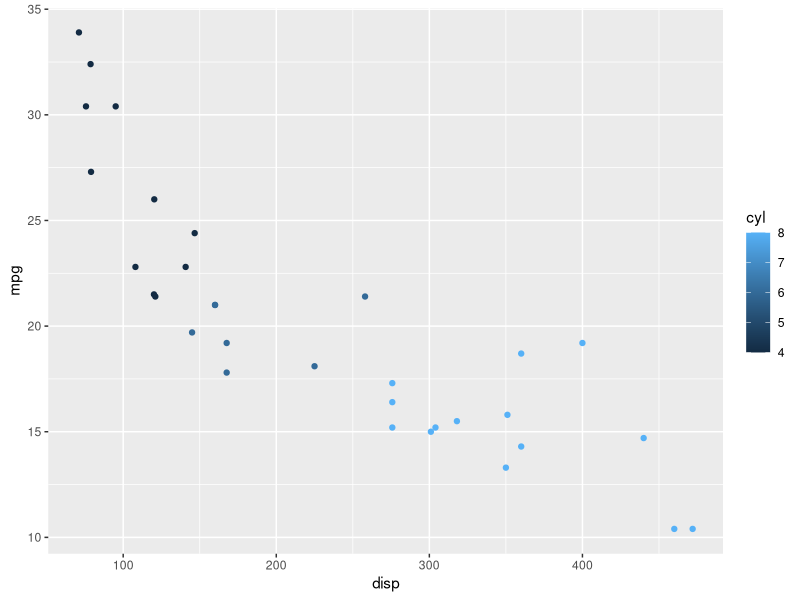
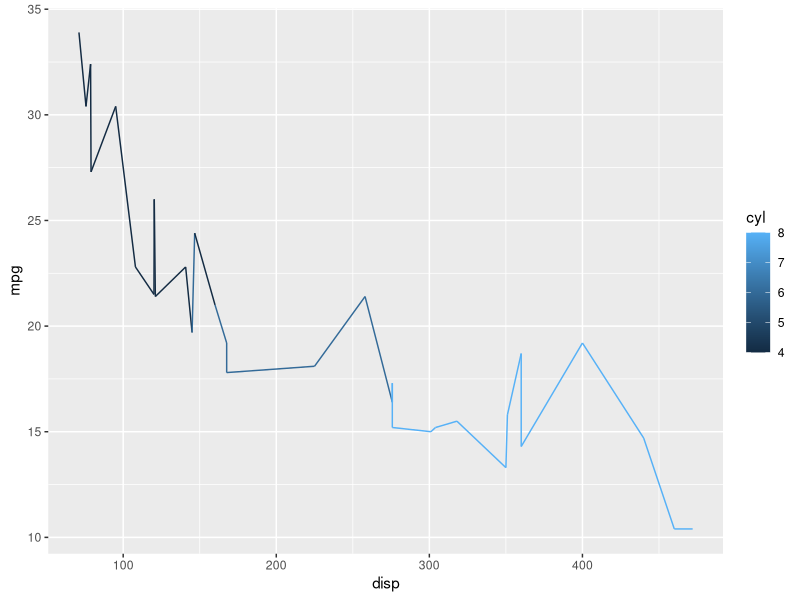
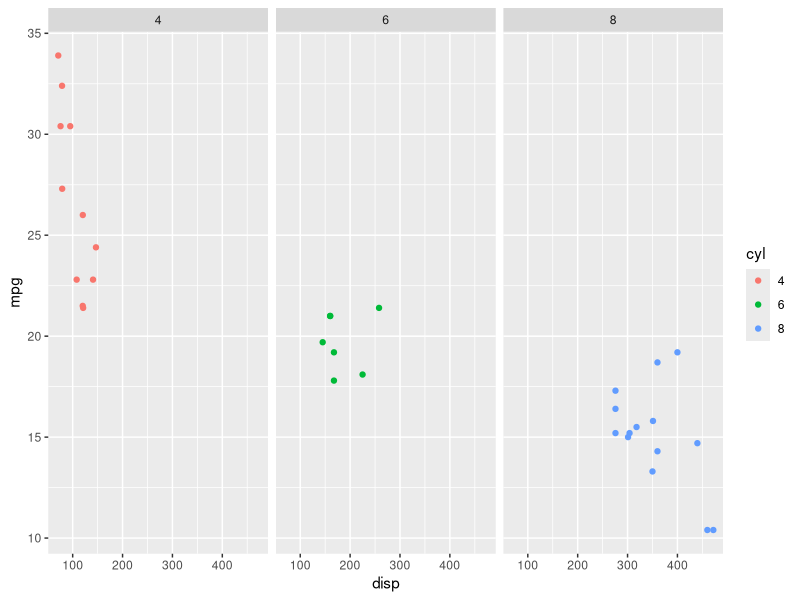
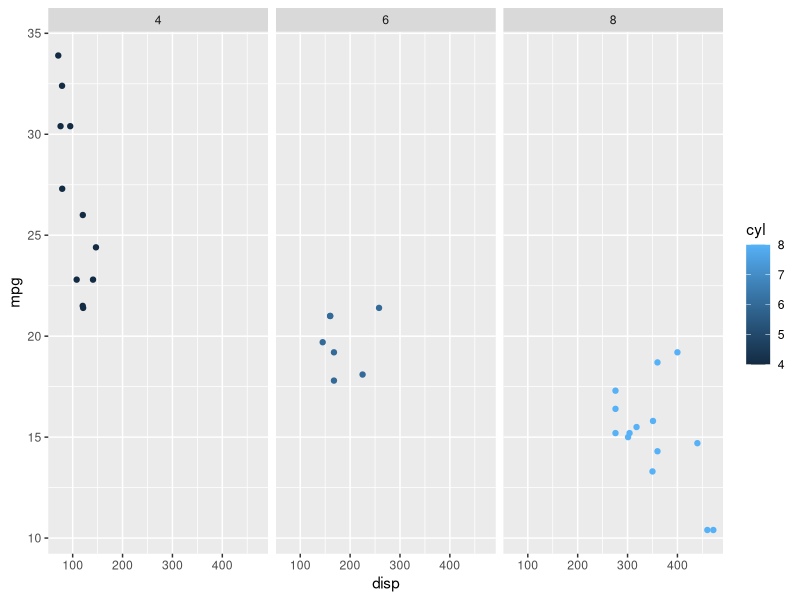
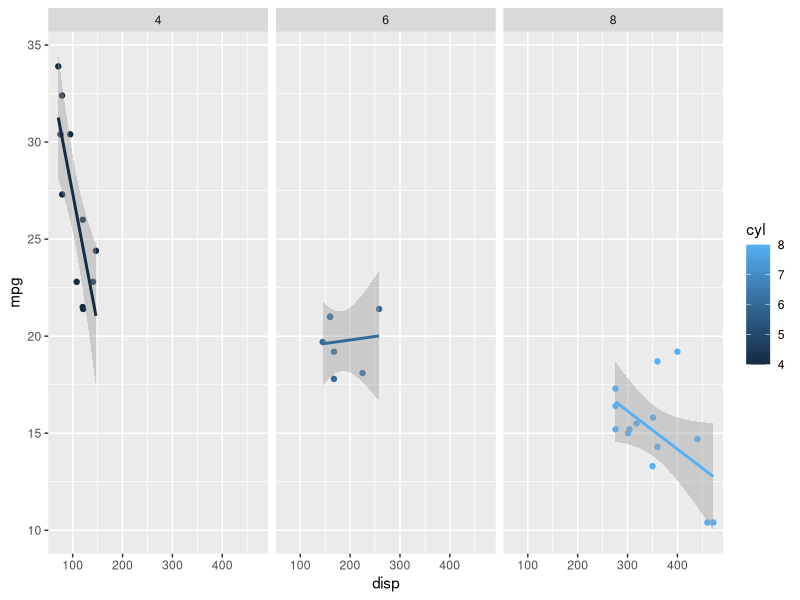
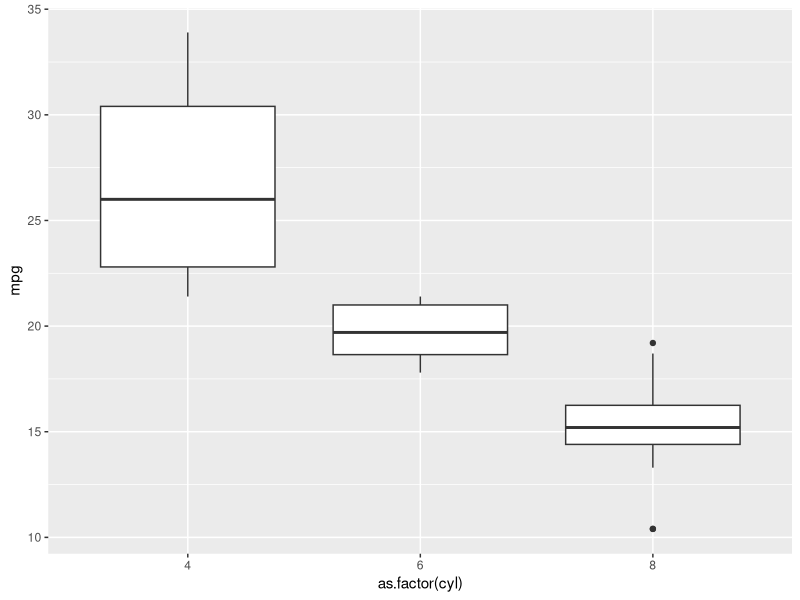
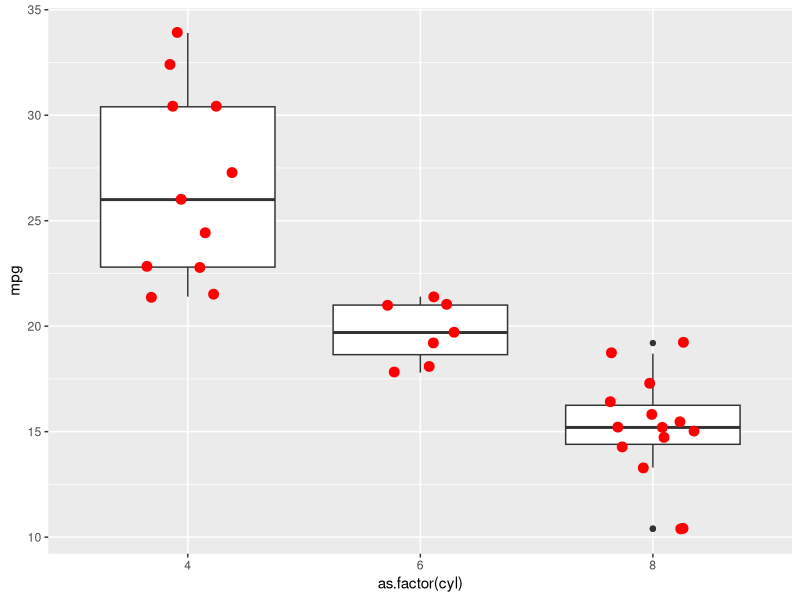
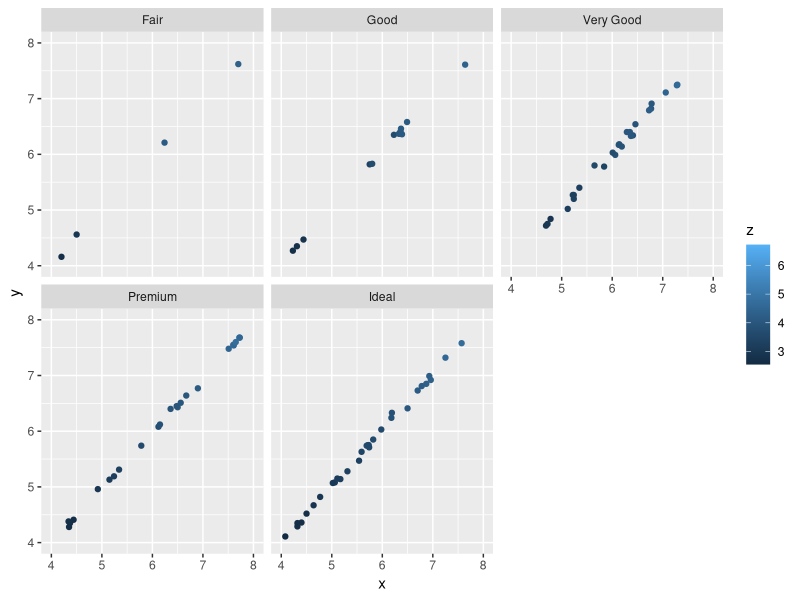

Source code (R) for these figures, in order:
library(ggplot2)
p <- ggplot(mtcars,aes(x=disp,y=mpg,colour=cyl)) +
  geom_point()
print(p) #notes from lecture

p_point <- ggplot(mtcars,aes(x=disp,y=mpg,colour=cyl)) +
  geom_line()
print(p_point) #notes from lecture

m2 <- mtcars
m2$cyl <- as.factor(mtcars$cyl) #notes from lecture

p_faceted <- ggplot(m2, aes(x=disp, y=mpg, colour=cyl)) + 
  geom_point()+ 
  facet_wrap(~cyl)
print(p_faceted) #notes from lecture


p_faceted <- ggplot(mtcars,aes(x=disp,y=mpg,colour=cyl)) +
  geom_point() +
  facet_wrap(~cyl)
print(p_faceted) #notes from lecture

p_smoothed<-p_faceted+geom_smooth(method="lm")
print(p_smoothed)
p_box<-ggplot(mtcars,aes(x=as.factor(cyl),y=mpg))+geom_boxplot()
print(p_box)
p_box+geom_point(position=position_jitter(width=0.2),colour="red",size=3) #notes from lecture #not complete because slide was changed

nrow(diamonds) #determine how many rows the diamonds data set that comes loaded with ggplot2 has
set.seed(1410)
dsmall <- diamonds[sample(nrow(diamonds), 100), ] #need to explain each line of the code in words.
cut<-ggplot(dsmall,aes(x=x,y=y,color=z))+scale_x_continuous(limits = c(4, 8))+scale_y_continuous(limits = c(4, 8))+geom_point()+facet_wrap(~cut)
print(cut) #oops; right below is the correct code.

#a scatterplot of y vs x, colored by z values and faceted by cut 
cut<-ggplot(dsmall,aes(x,y,color=z))+geom_point()+facet_wrap(~cut)
print(cut)

#a scatterplot of price vs carat, colored by cut and smoothed (using the "lm" method, without standard error bars)
smooth<-ggplot(dsmall,aes(carat,price,color=cut))+scale_y_continuous(limits = c(0, 15000))+geom_point()+geom_smooth(se=FALSE,method="lm")
print(smooth) #how do I get rid of the shading?

#a density plot of carat, faceted and colored by clarity 
density<-ggplot(dsmall,aes(carat,color=clarity))+geom_density()+facet_wrap(~clarity)
print(density)

#a boxplot of price as a function of cut 
box<-ggplot(dsmall,aes(x=cut,y=price))+geom_boxplot()
print(box)

#a scatterplot of y versus x. The points should be red (colour = "red"), the color of the smoothing line should be blue (colour = "blue"), and the line should be dashed with fat dashes (linetype=2). The x and y labels should be set manually as well.
RandB<-ggplot(dsmall,aes(x,y))+scale_x_continuous(limits = c(4, 8))+scale_y_continuous(limits = c(4, 8))+geom_point(color="red")+geom_smooth(linetype=2,color="blue")+labs(x="x, in mm",y="y, in mm")
print(RandB)